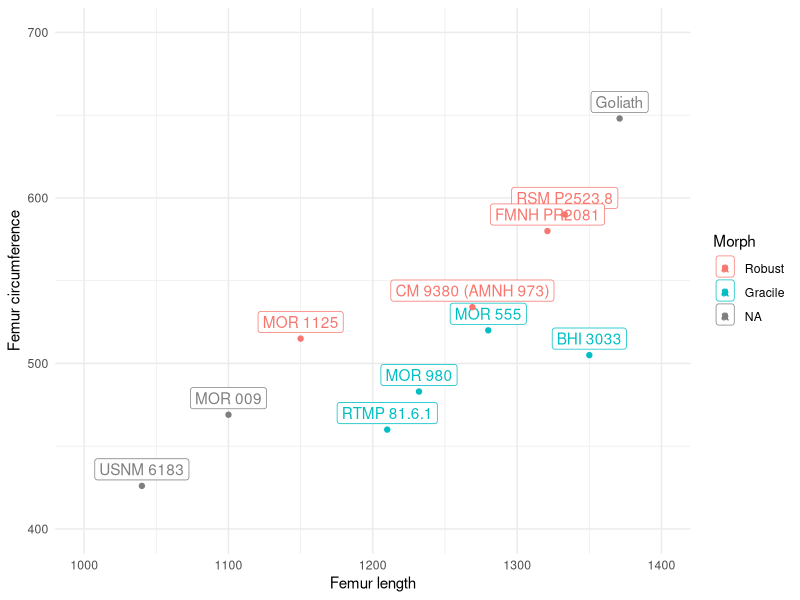

Generate this figure with R:
## ---- chunk 1
#| label: tbl-dataset
#| tbl-cap: T. rex bone measurements in millimetres (Table 1 from Persons et al 2019).
#| code-fold: true
#| warning: false
library(tidyverse)
library(knitr)

t.rex <- read_tsv("t.rex-persons.tsv", col_types = "ccnnnnnnnnnnnnnnn") |>
  rename(Specimen = Specimens) |>
  mutate(Morph = factor(Morph, levels = c("Robust", "Gracile")))

kable(t.rex, format.args = list(decimal.mark = ".", big.mark = ","))
## ---- chunk 2
#| label: tbl-goliath
#| tbl-cap: Reported measurements for the Goliath specimen.
#| code-fold: true
#| warning: false
campione.body.mass.kg <- function(min.femoral.circ.mm) 10**((2.754 * log10(min.femoral.circ.mm) - 0.683) - 3)

goliath <- read_tsv("t.rex-goliath.tsv", col_types = "ccnnnnnnnnnnnnnnn") |>
  mutate(
    Morph = factor(Morph, levels = c("Robust", "Gracile")),
    `Body mass (kg)` = campione.body.mass.kg(`Femur circumference`)
  )

t.rex <- bind_rows(t.rex, goliath)
kable(select(goliath, Specimen, `Femur length`, `Femur circumference`, `Body mass (kg)`))
## ---- chunk 3
#| label: fig-femurs
#| fig-cap: Femur circumference and length for T. rex specimens.
#| code-fold: true
ggplot(t.rex) +
  aes(x = `Femur length`, y = `Femur circumference`, colour = Morph, label = Specimen) +
  geom_label(nudge_y = 10, na.rm = TRUE) +
  geom_point(na.rm = TRUE) +
  scale_x_continuous(limits = c(1000, 1400)) +
  scale_y_continuous(limits = c(400, 700)) +
  theme_minimal()
